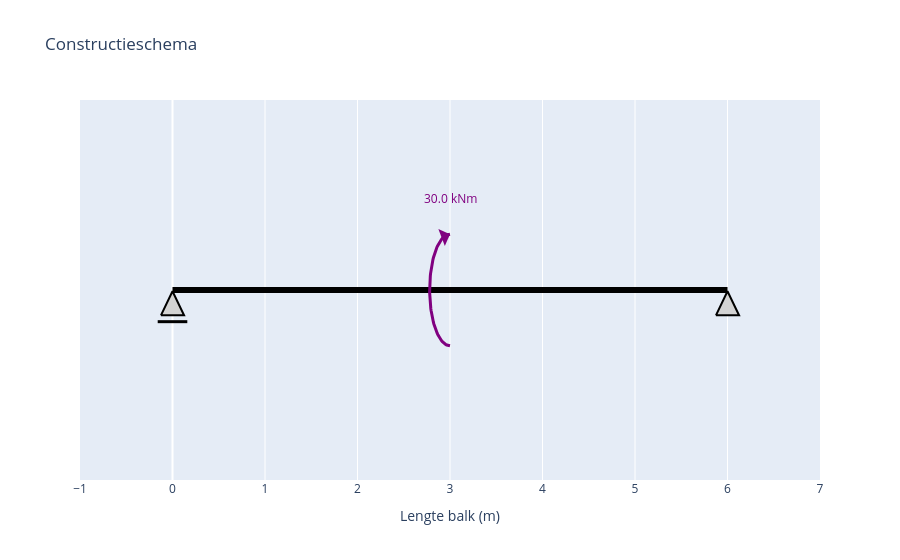

The code cell stored with this chart in its notebook:
### Code cell
# --- toon de figuren ---
fig_schema = maak_constructieschema_plotly()
fig_schema.show()

### Figure 1 — Plotly figure (JSON) as saved in the notebook; plotly's stock layout.template omitted (floating-point values rounded to 4 significant figures)
{"data": [{"hoverinfo": "skip", "line": {"color": "black", "width": 6}, "mode": "lines", "type": "scatter", "x": [0, 6], "y": [0, 0]}, {"fill": "toself", "fillcolor": "lightgray", "hoverinfo": "skip", "line": {"color": "black", "width": 2}, "mode": "lines", "opacity": 1, "type": "scatter", "x": [-0.125, 0.125, 0, -0.125], "y": [-0.2, -0.2, -0.01, -0.2]}, {"hoverinfo": "skip", "line": {"color": "black", "width": 3}, "mode": "lines", "type": "scatter", "x": [-0.16, 0.16], "y": [-0.25, -0.25]}, {"fill": "toself", "fillcolor": "lightgray", "hoverinfo": "skip", "line": {"color": "black", "width": 2}, "mode": "lines", "opacity": 1, "type": "scatter", "x": [5.875, 6.125, 6, 5.875], "y": [-0.2, -0.2, -0.01, -0.2]}, {"hoverinfo": "skip", "line": {"color": "purple", "width": 3}, "mode": "lines", "type": "scatter", "x": [3, 2.991, 2.983, 2.974, 2.965, 2.957, 2.948, 2.94, 2.931, 2.923, 2.915, 2.907, 2.899, 2.891, 2.884, 2.876, 2.869, 2.862, 2.856, 2.849, 2.843, 2.837, 2.831, 2.826, 2.82, 2.816, 2.811, 2.807, 2.803, 2.799, 2.796, 2.792, 2.79, 2.787, 2.785, 2.784, 2.782, 2.781, 2.78, 2.78, 2.78, 2.78, 2.781, 2.782, 2.784, 2.785, 2.787, 2.79, 2.792, 2.796, 2.799, 2.803, 2.807, 2.811, 2.816, 2.82, 2.826, 2.831, 2.837, 2.843, 2.849, 2.856, 2.862, 2.869, 2.876, 2.884, 2.891, 2.899, 2.907, 2.915, 2.923, 2.931, 2.94, 2.948, 2.957, 2.965, 2.974, 2.983, 2.991, 3], "y": [-0.44, -0.4397, -0.4386, -0.4369, -0.4344, -0.4313, -0.4275, -0.4231, -0.4179, -0.4121, -0.4057, -0.3986, -0.3908, -0.3825, -0.3736, -0.364, -0.3539, -0.3432, -0.332, -0.3203, -0.308, -0.2953, -0.2821, -0.2684, -0.2544, -0.2399, -0.225, -0.2098, -0.1943, -0.1784, -0.1623, -0.1459, -0.1293, -0.1125, -0.09547, -0.07832, -0.06104, -0.04367, -0.02623, -0.008748, 0.008748, 0.02623, 0.04367, 0.06104, 0.07832, 0.09547, 0.1125, 0.1293, 0.1459, 0.1623, 0.1784, 0.1943, 0.2098, 0.225, 0.2399, 0.2544, 0.2684, 0.2821, 0.2953, 0.308, 0.3203, 0.332, 0.3432, 0.3539, 0.364, 0.3736, 0.3825, 0.3908, 0.3986, 0.4057, 0.4121, 0.4179, 0.4231, 0.4275, 0.4313, 0.4344, 0.4369, 0.4386, 0.4397, 0.44]}], "layout": {"annotations": [{"arrowcolor": "purple", "arrowhead": 1, "arrowsize": 1, "arrowwidth": 3, "ax": 2.94, "axref": "x", "ay": 0.4231, "ayref": "y", "showarrow": true, "text": "", "x": 3, "xref": "x", "y": 0.44, "yref": "y"}, {"font": {"color": "purple"}, "showarrow": false, "text": "30.0 kNm", "x": 3, "y": 0.72}], "autosize": true, "showlegend": false, "title": {"text": "Constructieschema"}, "xaxis": {"autorange": false, "dtick": 1, "range": [-1, 7], "title": {"text": "Lengte balk (m)"}, "type": "linear"}, "yaxis": {"autorange": false, "range": [-1.5, 1.5], "showgrid": false, "showticklabels": false, "title": {}, "type": "linear", "zeroline": false}}}
